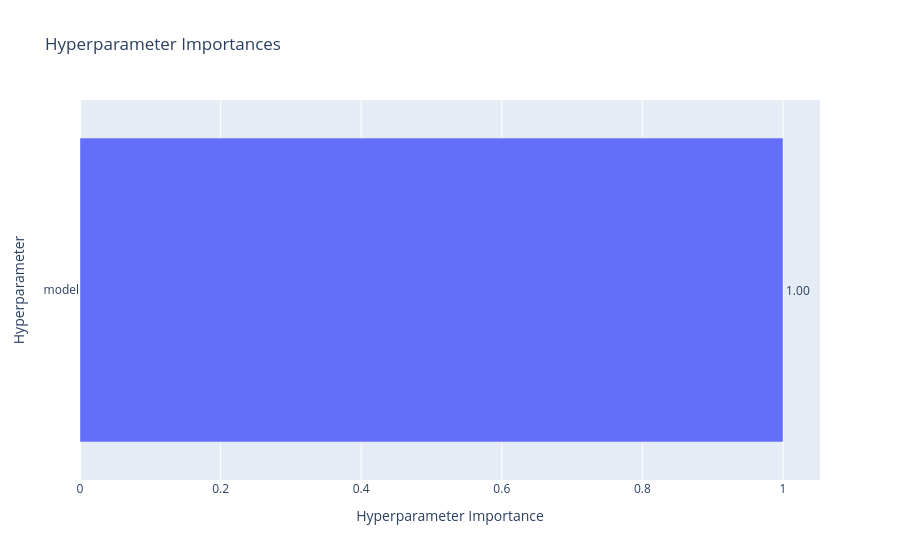

The code cell stored with this chart in its notebook:
### Code cell
# 5. Hyperparameter Importance
plot_param_importances(study).show()

### Figure 1 — Plotly figure (JSON) as saved in the notebook; plotly's stock layout.template omitted (floating-point values rounded to 4 significant figures)
{"data": [{"cliponaxis": false, "hovertemplate": ["model (CategoricalDistribution): 1.0<extra></extra>"], "name": "Objective Value", "orientation": "h", "text": ["1.00"], "textposition": "outside", "type": "bar", "x": [1], "y": ["model"]}], "layout": {"title": {"text": "Hyperparameter Importances"}, "xaxis": {"title": {"text": "Hyperparameter Importance"}}, "yaxis": {"title": {"text": "Hyperparameter"}}}}
